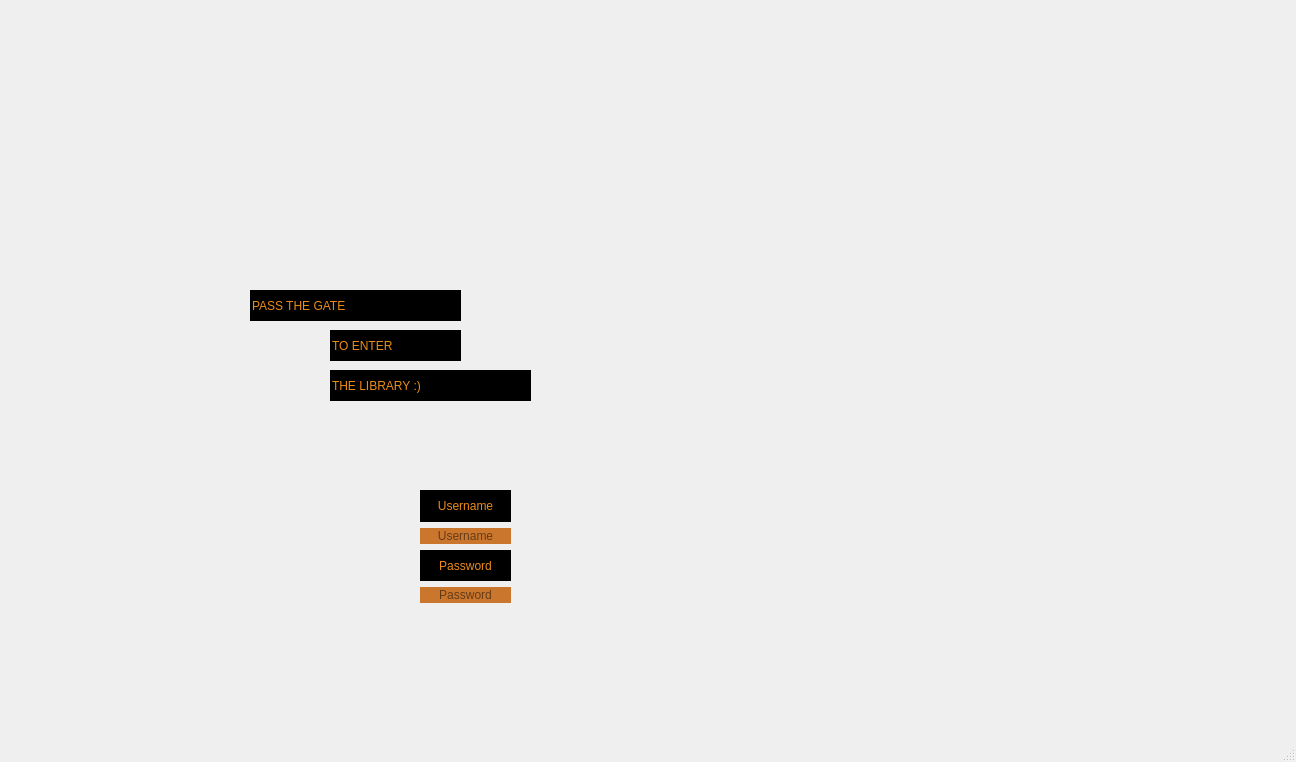
<?xml version="1.0" encoding="UTF-8"?>
<ui version="4.0">
 <class>log_in</class>
 <widget class="QMainWindow" name="log_in">
  <property name="geometry">
   <rect>
    <x>0</x>
    <y>0</y>
    <width>1296</width>
    <height>762</height>
   </rect>
  </property>
  <property name="minimumSize">
   <size>
    <width>1296</width>
    <height>762</height>
   </size>
  </property>
  <property name="maximumSize">
   <size>
    <width>1296</width>
    <height>762</height>
   </size>
  </property>
  <property name="windowTitle">
   <string>MainWindow</string>
  </property>
  <widget class="QWidget" name="centralwidget">
   <widget class="QLineEdit" name="lineEdit">
    <property name="geometry">
     <rect>
      <x>250</x>
      <y>290</y>
      <width>211</width>
      <height>31</height>
     </rect>
    </property>
    <property name="styleSheet">
     <string notr="true">color: rgb(236, 140, 23);
background-color: rgb(0, 0, 0);
font: 12pt &quot;Snap ITC&quot;;</string>
    </property>
    <property name="text">
     <string>PASS THE GATE</string>
    </property>
    <property name="frame">
     <bool>false</bool>
    </property>
   </widget>
   <widget class="QLineEdit" name="lineEdit_2">
    <property name="geometry">
     <rect>
      <x>330</x>
      <y>330</y>
      <width>131</width>
      <height>31</height>
     </rect>
    </property>
    <property name="styleSheet">
     <string notr="true">color: rgb(236, 140, 23);
border-color: rgb(170, 0, 0);
background-color: rgb(0, 0, 0);
font: 12pt &quot;Snap ITC&quot;;</string>
    </property>
    <property name="text">
     <string>TO ENTER</string>
    </property>
    <property name="frame">
     <bool>false</bool>
    </property>
   </widget>
   <widget class="QLineEdit" name="lineEdit_3">
    <property name="geometry">
     <rect>
      <x>330</x>
      <y>370</y>
      <width>201</width>
      <height>31</height>
     </rect>
    </property>
    <property name="styleSheet">
     <string notr="true">color: rgb(236, 140, 23);
border-color: rgb(170, 0, 0);
background-color: rgb(0, 0, 0);
font: 12pt &quot;Snap ITC&quot;;</string>
    </property>
    <property name="text">
     <string>THE LIBRARY :)</string>
    </property>
    <property name="frame">
     <bool>false</bool>
    </property>
   </widget>
   <widget class="QWidget" name="verticalLayoutWidget">
    <property name="geometry">
     <rect>
      <x>420</x>
      <y>490</y>
      <width>91</width>
      <height>113</height>
     </rect>
    </property>
    <layout class="QVBoxLayout" name="verticalLayout">
     <item>
      <widget class="QLabel" name="label_name">
       <property name="styleSheet">
        <string notr="true">font: 75 8pt &quot;Mj_Parand&quot;;
background-color: rgb(0, 0, 0);
color: rgb(236, 140, 23);</string>
       </property>
       <property name="text">
        <string>Username</string>
       </property>
       <property name="alignment">
        <set>Qt::AlignCenter</set>
       </property>
      </widget>
     </item>
     <item>
      <widget class="QLineEdit" name="lineEdit_name">
       <property name="toolTip">
        <string>Username</string>
       </property>
       <property name="styleSheet">
        <string notr="true">font: 75 8pt &quot;Segoe UI&quot;;
background-color: rgb(202, 118, 45);
color: rgb(0, 0, 0);</string>
       </property>
       <property name="frame">
        <bool>false</bool>
       </property>
       <property name="alignment">
        <set>Qt::AlignCenter</set>
       </property>
       <property name="placeholderText">
        <string>Username</string>
       </property>
      </widget>
     </item>
     <item>
      <widget class="QLabel" name="label_pass">
       <property name="styleSheet">
        <string notr="true">font: 75 8pt &quot;Mj_Parand&quot;;
background-color: rgb(0, 0, 0);
color: rgb(236, 140, 23);</string>
       </property>
       <property name="text">
        <string>Password</string>
       </property>
       <property name="alignment">
        <set>Qt::AlignCenter</set>
       </property>
      </widget>
     </item>
     <item>
      <widget class="QLineEdit" name="lineEdit_pass">
       <property name="toolTip">
        <string>Password</string>
       </property>
       <property name="styleSheet">
        <string notr="true">font: 75 8pt &quot;Segoe UI&quot;;
color: rgb(0, 0, 0);
background-color: rgb(202, 118, 45);</string>
       </property>
       <property name="frame">
        <bool>false</bool>
       </property>
       <property name="echoMode">
        <enum>QLineEdit::Password</enum>
       </property>
       <property name="alignment">
        <set>Qt::AlignCenter</set>
       </property>
       <property name="placeholderText">
        <string>Password</string>
       </property>
      </widget>
     </item>
    </layout>
   </widget>
  </widget>
  <widget class="QMenuBar" name="menubar">
   <property name="geometry">
    <rect>
     <x>0</x>
     <y>0</y>
     <width>1296</width>
     <height>25</height>
    </rect>
   </property>
  </widget>
  <widget class="QStatusBar" name="statusbar"/>
 </widget>
 <resources/>
 <connections/>
</ui>
